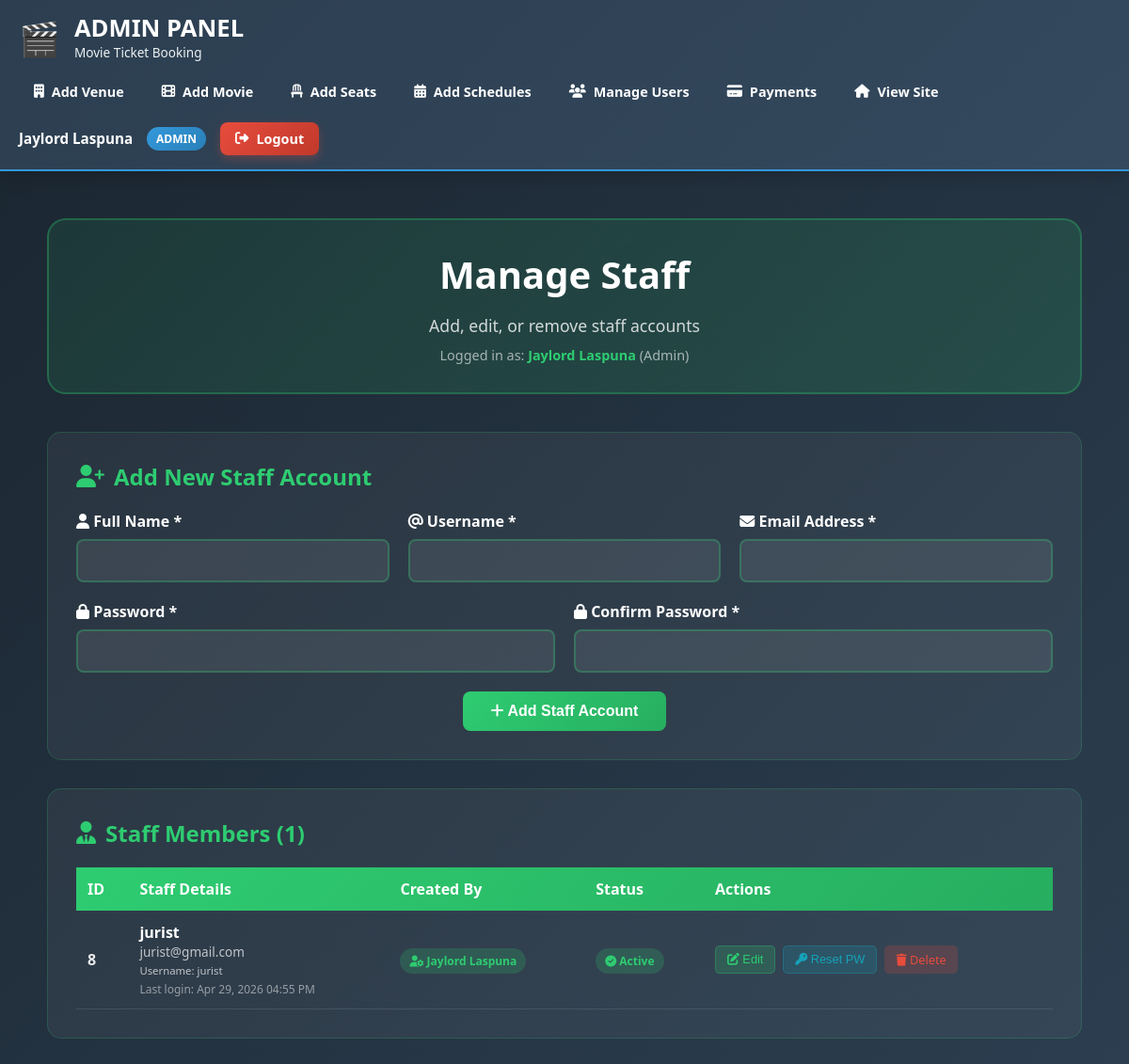
Screenshot of /pages/admin/users/user-staff.php (signed in) with the database file from the repository.
### tables this page shows
CREATE TABLE `users` (
  `u_id` int(11) NOT NULL,
  `u_name` varchar(100) NOT NULL,
  `u_username` varchar(50) NOT NULL,
  `u_email` varchar(100) NOT NULL,
  `u_pass` varchar(255) NOT NULL,
  `u_role` enum('Admin','Customer','Owner','Staff') DEFAULT 'Customer',
  `u_status` enum('Active','Inactive') DEFAULT 'Active',
  `created_by` int(11) DEFAULT NULL,
  `created_at` timestamp NOT NULL DEFAULT current_timestamp(),
  `last_login` timestamp NULL DEFAULT NULL,
  `is_visible` tinyint(1) DEFAULT 1
);

### pages/admin/users/user-staff.php (the view, shortened to what this page needs)
<?php
$root_dir = dirname(dirname(dirname(__DIR__)));
require_once $root_dir . '/partials/admin-header.php';
$current_admin_name = $_SESSION['user_name'];
$current_admin_role = $_SESSION['user_role'];
$conn = get_db_connection();
$staffs_result = $conn->query("
    SELECT
        u.u_id,
        u.u_name,
        u.u_username,
        u.u_email,
        u.u_role,
        u.u_status,
        u.created_at,
        u.last_login,
        u.created_by,
        creator.u_name as created_by_name
    FROM users u
    LEFT JOIN users creator ON u.created_by = creator.u_id
    WHERE u.u_role = 'Staff' AND u.is_visible = 1
    ORDER BY u.created_at DESC
");
$staffs = [];
if ($staffs_result) {
    while ($row = $staffs_result->fetch_assoc()) {
        $staffs[] = $row;
    }
}
?>
<div class="admin-content" style="max-width: 1400px; margin: 0 auto; padding: 30px;">
    <div style="text-align: center; margin-bottom: 40px; padding: 30px; background: linear-gradient(135deg, rgba(46, 204, 113, 0.1), rgba(39, 174, 96, 0.2)); border-radius: 20px; border: 2px solid rgba(46, 204, 113, 0.3);">
        <h1 style="color: white; font-size: 2.5rem; margin-bottom: 15px; font-weight: 800;">Manage Staff</h1>
        <p style="color: rgba(255, 255, 255, 0.8); font-size: 1.1rem;">Add, edit, or remove staff accounts</p>
        <p style="color: rgba(255, 255, 255, 0.6); font-size: 0.9rem; margin-top: 10px;">Logged in as: <strong style="color: #2ecc71;"><?php echo $current_admin_name; ?></strong> (<?php echo $current_admin_role; ?>)</p>
    </div>
    <div style="background: rgba(255, 255, 255, 0.05); border-radius: 15px; padding: 30px; margin-bottom: 30px; border: 1px solid rgba(46, 204, 113, 0.2);">
        <h2 style="color: #2ecc71; font-size: 1.5rem; margin-bottom: 20px; display: flex; align-items: center; gap: 10px;">
            <i class="fas fa-user-plus"></i> Add New Staff Account
        </h2>
        <form method="POST" action="" id="staffForm">
            <div style="display: grid; grid-template-columns: repeat(auto-fit, minmax(250px, 1fr)); gap: 20px; margin-bottom: 20px;">
                <div>
                    <label style="display: block; color: white; font-weight: 600; margin-bottom: 8px;">
                        <i class="fas fa-user"></i> Full Name *
                    </label>
                    <input type="text" name="staff_name" required
                           value="<?php echo isset($_POST['staff_name']) ? htmlspecialchars($_POST['staff_name']) : ''; ?>"
                           style="width: 100%; padding: 12px 15px; background: rgba(255, 255, 255, 0.08); border: 2px solid rgba(46, 204, 113, 0.3); border-radius: 8px; color: white; font-size: 1rem;">
                </div>
                <div>
                    <label style="display: block; color: white; font-weight: 600; margin-bottom: 8px;">
                        <i class="fas fa-at"></i> Username *
                    </label>
                    <input type="text" name="staff_username" required
                           value="<?php echo isset($_POST['staff_username']) ? htmlspecialchars($_POST['staff_username']) : ''; ?>"
                           pattern="[a-zA-Z0-9_]{3,50}"
                           style="width: 100%; padding: 12px 15px; background: rgba(255, 255, 255, 0.08); border: 2px solid rgba(46, 204, 113, 0.3); border-radius: 8px; color: white; font-size: 1rem;">
                </div>
                <div>
                    <label style="display: block; color: white; font-weight: 600; margin-bottom: 8px;">
                        <i class="fas fa-envelope"></i> Email Address *
                    </label>
                    <input type="email" name="staff_email" required
                           value="<?php echo isset($_POST['staff_email']) ? htmlspecialchars($_POST['staff_email']) : ''; ?>"
                           style="width: 100%; padding: 12px 15px; background: rgba(255, 255, 255, 0.08); border: 2px solid rgba(46, 204, 113, 0.3); border-radius: 8px; color: white; font-size: 1rem;">
                </div>
            </div>
            <div style="display: grid; grid-template-columns: repeat(auto-fit, minmax(250px, 1fr)); gap: 20px; margin-bottom: 20px;">
                <div>
                    <label style="display: block; color: white; font-weight: 600; margin-bottom: 8px;">
                        <i class="fas fa-lock"></i> Password *
                    </label>
                    <input type="password" name="staff_password" required
                           style="width: 100%; padding: 12px 15px; background: rgba(255, 255, 255, 0.08); border: 2px solid rgba(46, 204, 113, 0.3); border-radius: 8px; color: white; font-size: 1rem;">
                </div>
                <div>
                    <label style="display: block; color: white; font-weight: 600; margin-bottom: 8px;">
                        <i class="fas fa-lock"></i> Confirm Password *
                    </label>
                    <input type="password" name="staff_confirm_password" required
                           style="width: 100%; padding: 12px 15px; background: rgba(255, 255, 255, 0.08); border: 2px solid rgba(46, 204, 113, 0.3); border-radius: 8px; color: white; font-size: 1rem;">
                </div>
            </div>
            <div style="text-align: center; margin-top: 20px;">
                <button type="submit" name="add_staff" style="padding: 12px 30px; background: linear-gradient(135deg, #2ecc71 0%, #27ae60 100%); color: white; border: none; border-radius: 8px; font-size: 1rem; font-weight: 600; cursor: pointer;">
                    <i class="fas fa-plus"></i> Add Staff Account
                </button>
            </div>
        </form>
    </div>
    <div style="background: rgba(255, 255, 255, 0.05); border-radius: 15px; padding: 30px; border: 1px solid rgba(46, 204, 113, 0.2);">
        <h2 style="color: #2ecc71; font-size: 1.5rem; margin-bottom: 20px; display: flex; align-items: center; gap: 10px;">
            <i class="fas fa-user-tie"></i> Staff Members (<?php echo count($staffs); ?>)
        </h2>
        <?php if (empty($staffs)): ?>
        <div style="text-align: center; padding: 40px; color: rgba(255, 255, 255, 0.6);">
            <i class="fas fa-user-tie fa-3x" style="margin-bottom: 15px; opacity: 0.5;"></i>
            <p>No staff members found.</p>
        </div>
        <?php else: ?>
        <div style="overflow-x: auto;">
            <table style="width: 100%; border-collapse: collapse;">
                <thead>
                    <tr style="background: linear-gradient(135deg, #2ecc71 0%, #27ae60 100%);">
                        <th style="padding: 12px; text-align: left; color: white;">ID</th>
                        <th style="padding: 12px; text-align: left; color: white;">Staff Details</th>
                        <th style="padding: 12px; text-align: left; color: white;">Created By</th>
                        <th style="padding: 12px; text-align: left; color: white;">Status</th>
                        <th style="padding: 12px; text-align: left; color: white;">Actions</th>
                    </tr>
                </thead>
                <tbody>
                    <?php foreach ($staffs as $staff): ?>
                    <tr style="border-bottom: 1px solid rgba(255, 255, 255, 0.1);">
                        <td style="padding: 12px; color: rgba(255, 255, 255, 0.9); font-weight: 700;"><?php echo $staff['u_id']; ?></td>
                        <td style="padding: 12px;">
                            <div style="color: white; font-weight: 700;"><?php echo htmlspecialchars($staff['u_name']); ?></div>
                            <div style="color: rgba(255, 255, 255, 0.7); font-size: 0.85rem;">
                                <?php echo htmlspecialchars($staff['u_email']); ?><br>
                                <small>Username: <?php echo htmlspecialchars($staff['u_username']); ?></small>
                            </div>
                            <div style="color: rgba(255, 255, 255, 0.5); font-size: 0.75rem; margin-top: 3px;">
                                Last login: <?php echo $staff['last_login'] ? date('M d, Y h:i A', strtotime($staff['last_login'])) : 'Never'; ?>
                            </div>
                        </div>
                        <td style="padding: 12px;">
                            <span style="background: <?php echo $staff['created_by_name'] ? 'rgba(46,204,113,0.2)' : 'rgba(149,165,166,0.2)'; ?>; color: <?php echo $staff['created_by_name'] ? '#2ecc71' : '#95a5a6'; ?>; padding: 5px 10px; border-radius: 15px; font-size: 0.75rem; font-weight: 600;">
                                <i class="fas <?php echo $staff['created_by_name'] ? 'fa-user-cog' : 'fa-user'; ?>"></i>
                                <?php echo $staff['created_by_name'] ?? 'System'; ?>
                            </span>
                        </div>
                        <td style="padding: 12px;">
                            <span style="background: <?php echo $staff['u_status'] == 'Active' ? 'rgba(46,204,113,0.2)' : 'rgba(108,117,125,0.2)'; ?>; color: <?php echo $staff['u_status'] == 'Active' ? '#2ecc71' : '#6c757d'; ?>; padding: 5px 10px; border-radius: 15px; font-size: 0.75rem; font-weight: 600;">
                                <i class="fas <?php echo $staff['u_status'] == 'Active' ? 'fa-check-circle' : 'fa-times-circle'; ?>"></i>
                                <?php echo $staff['u_status']; ?>
                            </span>
                        </div>
                        <td style="padding: 12px;">
                            <div style="display: flex; gap: 8px; flex-wrap: wrap;">
                                <button type="button"
                                        onclick="openEditStaffModal(<?php echo $staff['u_id']; ?>, '<?php echo addslashes($staff['u_name']); ?>', '<?php echo $staff['u_status']; ?>')"
                                        style="padding: 6px 12px; background: rgba(46,204,113,0.2); color: #2ecc71; border: 1px solid rgba(46,204,113,0.3); border-radius: 5px; cursor: pointer; font-size: 0.8rem;">
                                    <i class="fas fa-edit"></i> Edit
                                </button>
                                <button type="button"
                                        onclick="openResetStaffPasswordModal(<?php echo $staff['u_id']; ?>, '<?php echo addslashes($staff['u_name']); ?>')"
                                        style="padding: 6px 12px; background: rgba(23,162,184,0.2); color: #17a2b8; border: 1px solid rgba(23,162,184,0.3); border-radius: 5px; cursor: pointer; font-size: 0.8rem;">
                                    <i class="fas fa-key"></i> Reset PW
                                </button>
                                <a href="<?php echo SITE_URL; ?>index.php?page=admin/manage-users&type=staff&delete_staff=<?php echo $staff['u_id']; ?>"
                                   onclick="return confirm('Delete staff \'<?php echo addslashes($staff['u_name']); ?>\'?')"
                                   style="padding: 6px 12px; background: rgba(231,76,60,0.2); color: #e74c3c; text-decoration: none; border-radius: 5px; font-size: 0.8rem;">
                                    <i class="fas fa-trash"></i> Delete
                                </a>
                            </div>
                        </div>
                    <?php endforeach; ?>
        <?php endif; ?>
</body>
</html>

### partials/admin-header.php (style rules this page uses)
:root { --admin-primary: #2c3e50; --admin-secondary: #34495e; --admin-accent: #3498db; --admin-success: #2ecc71; --admin-danger: #e74c3c; --admin-warning: #f39c12; --admin-light: #ecf0f1; --admin-dark: #1a252f; }
* { margin: 0; padding: 0; box-sizing: border-box; }
body { font-family: 'Segoe UI', Tahoma, Geneva, Verdana, sans-serif; background: linear-gradient(135deg, var(--admin-dark) 0%, var(--admin-primary) 100%); color: white; min-height: 100vh; }

### rows the page displays
users: u_id "8", u_name "jurist", u_email "jurist@gmail.com", u_username "jurist", last_login "Apr 29, 2026 04:55 PM", created_by.u_name "Jaylord Laspuna", u_status "Active"

### other values shown
$_SESSION['user_name'] "Jaylord Laspuna"
$_SESSION['user_role'] "ADMIN"
$current_admin_name "Jaylord Laspuna"
$current_admin_role "Admin"
count($staffs) "1"
